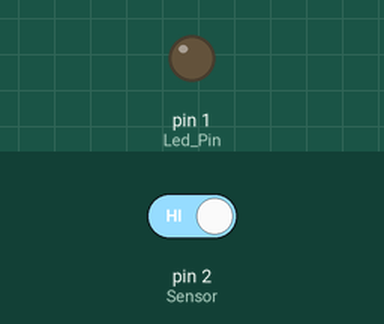
Simulated run of this sketch. Board: Arduino Uno, built with avr-gcc and run on an emulated ATmega328P. Shown: output pins drawn as LEDs (lit = HIGH). The test bench sets the inputs (shaded band); at power-on: pin 2 (Sensor) HIGH.

Above: at 1.2 s.
1.3 s: pin 2 (Sensor) driven LOW
At 2.5 s:
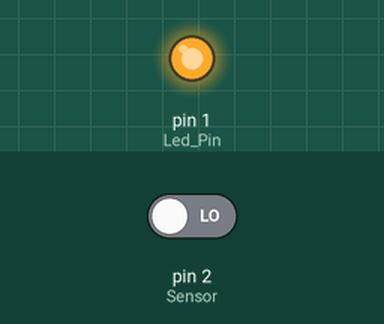
2.8 s: pin 2 (Sensor) driven HIGH
At 3.9 s:
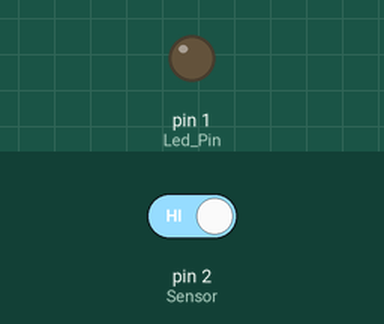
Timing chart, 0 to 5.8 s (numbered marks = the images above; inputs shaded):
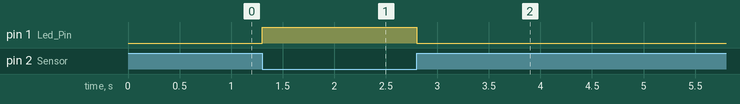

Measured:
- after the input at 1.3 s, pin 1 (Led_Pin): LOW → HIGH at once
- after the input at 2.8 s, pin 1 (Led_Pin): HIGH → LOW at once

The sketch:

Avoid_Sensor.ino
```cpp
//Initializing The Pins
int Led_Pin= 1 ;
int Sensor= 2 ;

void setup()
{
  pinMode(Led_Pin,OUTPUT);
  pinMode(Sensor,INPUT);
}
void loop()
{
  if(digitalRead(Sensor)==LOW)
  {
    digitalWrite(Led_Pin,HIGH);
  }
  else
  {
    digitalWrite(Led_Pin,LOW);
  }
}
```
